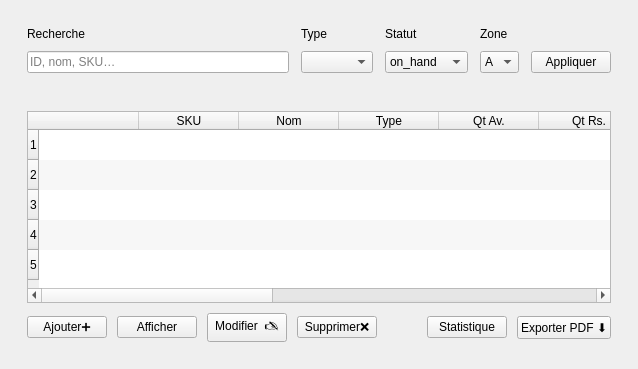
            <widget class="QWidget" name="inventory">
             <layout class="QGridLayout" name="gridLayout_3">
              <item row="1" column="0">
               <widget class="QFrame" name="InventoryCardTable">
                <property name="frameShape">
                 <enum>QFrame::Shape::NoFrame</enum>
                </property>
                <layout class="QVBoxLayout" name="inventoryTableLayout">
                 <property name="spacing">
                  <number>10</number>
                 </property>
                 <property name="leftMargin">
                  <number>16</number>
                 </property>
                 <property name="topMargin">
                  <number>16</number>
                 </property>
                 <property name="rightMargin">
                  <number>16</number>
                 </property>
                 <property name="bottomMargin">
                  <number>16</number>
                 </property>
                 <item>
                  <widget class="QTableWidget" name="TableInventory">
                   <property name="editTriggers">
                    <set>QAbstractItemView::EditTrigger::NoEditTriggers</set>
                   </property>
                   <property name="alternatingRowColors">
                    <bool>true</bool>
                   </property>
                   <property name="selectionBehavior">
                    <enum>QAbstractItemView::SelectionBehavior::SelectRows</enum>
                   </property>
                   <property name="showGrid">
                    <bool>false</bool>
                   </property>
                   <property name="sortingEnabled">
                    <bool>true</bool>
                   </property>
                   <property name="cornerButtonEnabled">
                    <bool>false</bool>
                   </property>
                   <row/>
                   <row/>
                   <row/>
                   <row/>
                   <row/>
                   <column>
                    <property name="text">
                     <string/>
                    </property>
                   </column>
                   <column>
                    <property name="text">
                     <string>SKU</string>
                    </property>
                   </column>
                   <column>
                    <property name="text">
                     <string>Nom</string>
                    </property>
                   </column>
                   <column>
                    <property name="text">
                     <string>Type</string>
                    </property>
                   </column>
                   <column>
                    <property name="text">
                     <string>Qt Av.</string>
                    </property>
                   </column>
                   <column>
                    <property name="text">
                     <string>Qt Rs.</string>
                    </property>
                   </column>
                   <column>
                    <property name="text">
                     <string>Seuil</string>
                    </property>
                   </column>
                   <column>
                    <property name="text">
                     <string>Unité</string>
                    </property>
                   </column>
                   <column>
                    <property name="text">
                     <string>Prix</string>
                    </property>
                   </column>
                   <column>
                    <property name="text">
                     <string>Zone</string>
                    </property>
                   </column>
                   <column>
                    <property name="text">
                     <string>Étagère</string>
                    </property>
                   </column>
                   <column>
                    <property name="text">
                     <string>Statut</string>
                    </property>
                   </column>
                  </widget>
                 </item>
                 <item>
                  <layout class="QHBoxLayout" name="inventoryActions">
                   <property name="spacing">
                    <number>10</number>
                   </property>
                   <item>
                    <widget class="QPushButton" name="BtnInventoryAdd">
                     <property name="text">
                      <string>Ajouter➕</string>
                     </property>
                     <property name="property" stdset="0">
                      <string>primary</string>
                     </property>
                    </widget>
                   </item>
                   <item>
                    <widget class="QPushButton" name="BtnInventoryAdd_2">
                     <property name="text">
                      <string>Afficher</string>
                     </property>
                     <property name="property" stdset="0">
                      <string>primary</string>
                     </property>
                    </widget>
                   </item>
                   <item>
                    <widget class="QPushButton" name="BtnInventoryEdit">
                     <property name="text">
                      <string>Modifier  🖎</string>
                     </property>
                     <property name="property" stdset="0">
                      <string>ghost</string>
                     </property>
                    </widget>
                   </item>
                   <item>
                    <widget class="QPushButton" name="BtnInventoryDelete">
                     <property name="text">
                      <string>Supprimer❌</string>
                     </property>
                     <property name="property" stdset="0">
                      <string>danger</string>
                     </property>
                    </widget>
                   </item>
                   <item>
                    <spacer name="inventorySpacer">
                     <property name="orientation">
                      <enum>Qt::Orientation::Horizontal</enum>
                     </property>
                     <property name="sizeHint" stdset="0">
                      <size>
                       <width>40</width>
                       <height>20</height>
                      </size>
                     </property>
                    </spacer>
                   </item>
                   <item>
                    <widget class="QPushButton" name="BtnInventoryAdd_5">
                     <property name="text">
                      <string>Statistique</string>
                     </property>
                     <property name="property" stdset="0">
                      <string>primary</string>
                     </property>
                    </widget>
                   </item>
                   <item>
                    <widget class="QPushButton" name="BtnInventoryExport">
                     <property name="text">
                      <string>Exporter PDF ⬇️</string>
                     </property>
                     <property name="property" stdset="0">
                      <string>chip</string>
                     </property>
                    </widget>
                   </item>
                  </layout>
                 </item>
                </layout>
               </widget>
              </item>
              <item row="0" column="0">
               <widget class="QFrame" name="InventoryCardFilter">
                <property name="frameShape">
                 <enum>QFrame::Shape::NoFrame</enum>
                </property>
                <layout class="QGridLayout" name="inventoryFilterGrid">
                 <property name="leftMargin">
                  <number>16</number>
                 </property>
                 <property name="topMargin">
                  <number>16</number>
                 </property>
                 <property name="rightMargin">
                  <number>16</number>
                 </property>
                 <property name="bottomMargin">
                  <number>16</number>
                 </property>
                 <property name="horizontalSpacing">
                  <number>12</number>
                 </property>
                 <property name="verticalSpacing">
                  <number>10</number>
                 </property>
                 <item row="1" column="0">
                  <widget class="QLineEdit" name="InventorySearch">
                   <property name="placeholderText">
                    <string>ID, nom, SKU…</string>
                   </property>
                  </widget>
                 </item>
                 <item row="1" column="2">
                  <widget class="QComboBox" name="InventoryStatus">
                   <item>
                    <property name="text">
                     <string>on_hand</string>
                    </property>
                   </item>
                   <item>
                    <property name="text">
                     <string>Limited</string>
                    </property>
                   </item>
                   <item>
                    <property name="text">
                     <string>stock_out</string>
                    </property>
                   </item>
                  </widget>
                 </item>
                 <item row="1" column="1">
                  <widget class="QComboBox" name="InventoryType"/>
                 </item>
                 <item row="0" column="2">
                  <widget class="QLabel" name="LblInventoryStatus">
                   <property name="text">
                    <string>Statut</string>
                   </property>
                  </widget>
                 </item>
                 <item row="0" column="0">
                  <widget class="QLabel" name="LblInventorySearch">
                   <property name="text">
                    <string>Recherche</string>
                   </property>
                  </widget>
                 </item>
                 <item row="1" column="4">
                  <widget class="QPushButton" name="BtnInventoryApply">
                   <property name="text">
                    <string>Appliquer</string>
                   </property>
                   <property name="property" stdset="0">
                    <string>primary</string>
                   </property>
                  </widget>
                 </item>
                 <item row="1" column="3">
                  <widget class="QComboBox" name="InventoryZone">
                   <item>
                    <property name="text">
                     <string>A</string>
                    </property>
                   </item>
                   <item>
                    <property name="text">
                     <string>B</string>
                    </property>
                   </item>
                   <item>
                    <property name="text">
                     <string>C</string>
                    </property>
                   </item>
                   <item>
                    <property name="text">
                     <string>D</string>
                    </property>
                   </item>
                  </widget>
                 </item>
                 <item row="0" column="3">
                  <widget class="QLabel" name="LblInventoryZone">
                   <property name="text">
                    <string>Zone</string>
                   </property>
                  </widget>
                 </item>
                 <item row="0" column="1">
                  <widget class="QLabel" name="LblInventoryType">
                   <property name="text">
                    <string>Type</string>
                   </property>
                  </widget>
                 </item>
                </layout>
               </widget>
              </item>
             </layout>
            </widget>
